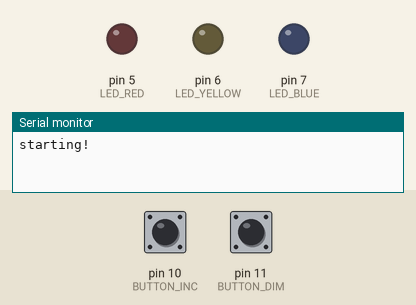
Simulated run of this sketch. Board: Arduino Uno, built with avr-gcc and run on an emulated ATmega328P. Shown: output pins drawn as LEDs (lit = HIGH), the last lines printed to the serial monitor. The test bench sets the inputs (shaded band); at power-on: pin 10 (BUTTON_INC) HIGH, pin 11 (BUTTON_DIM) HIGH.

Above: at 1.2 s.
1.3 s: pin 10 (BUTTON_INC) pulled LOW for 0.15 s
At 2.5 s:
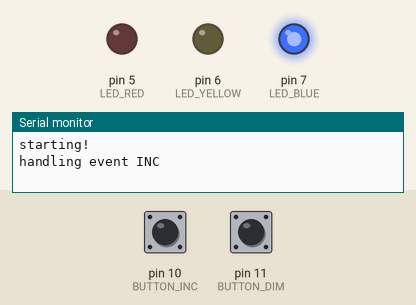
2.9 s: pin 10 (BUTTON_INC) pulled LOW for 1 s
At 4.4 s:
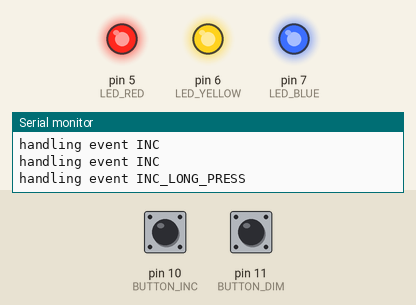
5.4 s: pin 11 (BUTTON_DIM) pulled LOW for 0.15 s
At 5.7 s:
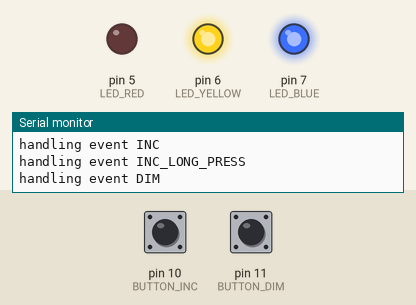
7.0 s: pin 11 (BUTTON_DIM) pulled LOW for 1 s
At 8.9 s:
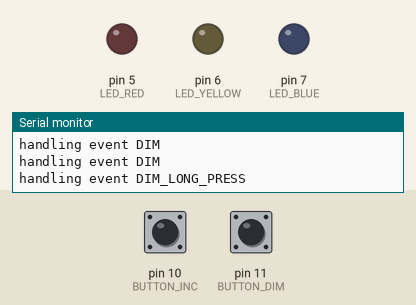
9.5 s: pin 10 (BUTTON_INC) pulled LOW for 3.2 s
At 10.6 s:
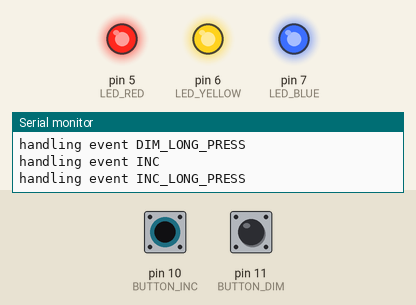
14.2 s: pin 11 (BUTTON_DIM) pulled LOW for 3.2 s
At 15.3 s:
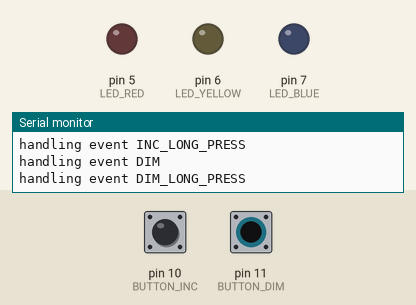
Timing chart, 0 to 17.2 s (numbered marks = the images above; inputs shaded):
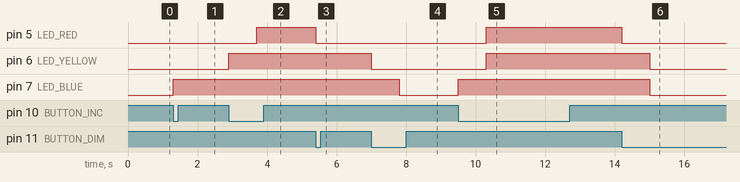

Measured:
- after the input at 1.3 s, pin 7 (LED_BLUE): LOW → HIGH at once
- after the input at 2.9 s, pin 5 (LED_RED): LOW → HIGH after 0.80 s; pin 6 (LED_YELLOW): LOW → HIGH at once
- after the input at 5.4 s, pin 5 (LED_RED): HIGH → LOW at once
- after the input at 7.0 s, pin 6 (LED_YELLOW): HIGH → LOW at once; pin 7 (LED_BLUE): HIGH → LOW after 0.81 s
- after the input at 9.5 s, pin 5 (LED_RED), pin 6 (LED_YELLOW): LOW → HIGH after 0.80 s; pin 7 (LED_BLUE): LOW → HIGH at once
- after the input at 14.2 s, pin 5 (LED_RED): HIGH → LOW at once; pin 6 (LED_YELLOW), pin 7 (LED_BLUE): HIGH → LOW after 0.80 s

The sketch:

button-lights.ino
```cpp
#include "LightController.hpp"

void setup() {
  Serial.begin(115200);
  Serial.println("starting!");
  LightController::setup();
}

void loop() {
  LightController::step();
  delay(5); // needs to be small to detect button presses
}
```

ButtonSm.cpp
```cpp
// Autogenerated with StateSmith 0.9.10-alpha+1f83cb59adcabe0a5a4c8d3e0421027761c28974.
// Algorithm: Balanced1. See https://github.com/StateSmith/StateSmith/wiki/Algorithms

#include "ButtonSm.hpp"
#include "Arduino.h"
#include <stdbool.h> // required for `consume_event` flag
#include <string.h> // for memset

// This function is used when StateSmith doesn't know what the active leaf state is at
// compile time due to sub states or when multiple states need to be exited.
static void exit_up_to_state_handler(ButtonSm* sm, ButtonSm_Func desired_state_exit_handler);

static void ROOT_enter(ButtonSm* sm);

static void ROOT_exit(ButtonSm* sm);

static void NOT_PRESSED_enter(ButtonSm* sm);

static void NOT_PRESSED_exit(ButtonSm* sm);

static void NOT_PRESSED_do(ButtonSm* sm);

static void PRESSED_enter(ButtonSm* sm);

static void PRESSED_exit(ButtonSm* sm);

static void PRESSED_do(ButtonSm* sm);

static void CONFIRMING_LONG_enter(ButtonSm* sm);

static void CONFIRMING_LONG_exit(ButtonSm* sm);

static void CONFIRMING_LONG_do(ButtonSm* sm);

static void LONG_PRESS_enter(ButtonSm* sm);

static void LONG_PRESS_exit(ButtonSm* sm);


// State machine constructor. Must be called before start or dispatch event functions. Not thread safe.
void ButtonSm_ctor(ButtonSm* sm)
{
    memset(sm, 0, sizeof(*sm));
}

// Starts the state machine. Must be called before dispatching events. Not thread safe.
void ButtonSm_start(ButtonSm* sm)
{
    ROOT_enter(sm);
    // ROOT behavior
    // uml: TransitionTo(ROOT.<InitialState>)
    {
        // Step 1: Exit states until we reach `ROOT` state (Least Common Ancestor for transition). Already at LCA, no exiting required.

        // Step 2: Transition action: ``.

        // Step 3: Enter/move towards transition target `ROOT.<InitialState>`.
        // ROOT.<InitialState> is a pseudo state and cannot have an `enter` trigger.

        // ROOT.<InitialState> behavior
        // uml: TransitionTo(NOT_PRESSED)
        {
            // Step 1: Exit states until we reach `ROOT` state (Least Common Ancestor for transition). Already at LCA, no exiting required.

            // Step 2: Transition action: ``.

            // Step 3: Enter/move towards transition target `NOT_PRESSED`.
            NOT_PRESSED_enter(sm);

            // Step 4: complete transition. Ends event dispatch. No other behaviors are checked.
            sm->state_id = ButtonSm_StateId_NOT_PRESSED;
            // No ancestor handles event. Can skip nulling `ancestor_event_handler`.
            return;
        } // end of behavior for ROOT.<InitialState>
    } // end of behavior for ROOT
}

// Dispatches an event to the state machine. Not thread safe.
void ButtonSm_dispatch_event(ButtonSm* sm, ButtonSm_EventId event_id)
{
    ButtonSm_Func behavior_func = sm->current_event_handlers[event_id];

    while (behavior_func != NULL)
    {
        sm->ancestor_event_handler = NULL;
        behavior_func(sm);
        behavior_func = sm->ancestor_event_handler;
    }
}

// This function is used when StateSmith doesn't know what the active leaf state is at
// compile time due to sub states or when multiple states need to be exited.
static void exit_up_to_state_handler(ButtonSm* sm, ButtonSm_Func desired_state_exit_handler)
{
    while (sm->current_state_exit_handler != desired_state_exit_handler)
    {
        sm->current_state_exit_handler(sm);
    }
}


////////////////////////////////////////////////////////////////////////////////
// event handlers for state ROOT
////////////////////////////////////////////////////////////////////////////////

static void ROOT_enter(ButtonSm* sm)
{
    // setup trigger/event handlers
    sm->current_state_exit_handler = ROOT_exit;
}

static void ROOT_exit(ButtonSm* sm)
{
    // State machine root is a special case. It cannot be exited. Mark as unused.
    (void)sm;
}


////////////////////////////////////////////////////////////////////////////////
// event handlers for state NOT_PRESSED
////////////////////////////////////////////////////////////////////////////////

static void NOT_PRESSED_enter(ButtonSm* sm)
{
    // setup trigger/event handlers
    sm->current_state_exit_handler = NOT_PRESSED_exit;
    sm->current_event_handlers[ButtonSm_EventId_DO] = NOT_PRESSED_do;

    // NOT_PRESSED behavior
    // uml: enter / { reset_timer(); }
    {
        // Step 1: execute action `reset_timer();`
        sm->vars.timer_started_at_ms = millis();
    } // end of behavior for NOT_PRESSED
}

static void NOT_PRESSED_exit(ButtonSm* sm)
{
    // adjust function pointers for this state's exit
    sm->current_state_exit_handler = ROOT_exit;
    sm->current_event_handlers[ButtonSm_EventId_DO] = NULL;  // no ancestor listens to this event
}

static void NOT_PRESSED_do(ButtonSm* sm)
{
    // No ancestor state handles `do` event.

    // NOT_PRESSED behavior
    // uml: do [is_pressed \n  && is_debounced] TransitionTo(PRESSED)
    if (sm->vars.input_is_pressed
  && ((millis() - sm->vars.timer_started_at_ms) >= 100))
    {
        // Step 1: Exit states until we reach `ROOT` state (Least Common Ancestor for transition).
        NOT_PRESSED_exit(sm);

        // Step 2: Transition action: ``.

        // Step 3: Enter/move towards transition target `PRESSED`.
        PRESSED_enter(sm);

        // PRESSED.<InitialState> behavior
        // uml: TransitionTo(CONFIRMING_LONG)
        {
            // Step 1: Exit states until we reach `PRESSED` state (Least Common Ancestor for transition). Already at LCA, no exiting required.

            // Step 2: Transition action: ``.

            // Step 3: Enter/move towards transition target `CONFIRMING_LONG`.
            CONFIRMING_LONG_enter(sm);

            // Step 4: complete transition. Ends event dispatch. No other behaviors are checked.
            sm->state_id = ButtonSm_StateId_CONFIRMING_LONG;
            // No ancestor handles event. Can skip nulling `ancestor_event_handler`.
            return;
        } // end of behavior for PRESSED.<InitialState>
    } // end of behavior for NOT_PRESSED
}


////////////////////////////////////////////////////////////////////////////////
// event handlers for state PRESSED
////////////////////////////////////////////////////////////////////////////////

static void PRESSED_enter(ButtonSm* sm)
{
    // setup trigger/event handlers
    sm->current_state_exit_handler = PRESSED_exit;
    sm->current_event_handlers[ButtonSm_EventId_DO] = PRESSED_do;

    // PRESSED behavior
    // uml: enter / { reset_timer();\noutput_event(press); }
    {
        // Step 1: execute action `reset_timer();\noutput_event(press);`
        sm->vars.timer_started_at_ms = millis();
        sm->vars.output_event_press = true;
    } // end of behavior for PRESSED
}

static void PRESSED_exit(ButtonSm* sm)
{
    // adjust function pointers for this state's exit
    sm->current_state_exit_handler = ROOT_exit;
    sm->current_event_handlers[ButtonSm_EventId_DO] = NULL;  // no ancestor listens to this event
}

static void PRESSED_do(ButtonSm* sm)
{
    // No ancestor state handles `do` event.

    // PRESSED behavior
    // uml: do [is_released && is_debounced] / { output_event(release); } TransitionTo(NOT_PRESSED)
    if ((!sm->vars.input_is_pressed) && ((millis() - sm->vars.timer_started_at_ms) >= 100))
    {
        // Step 1: Exit states until we reach `ROOT` state (Least Common Ancestor for transition).
        exit_up_to_state_handler(sm, ROOT_exit);

        // Step 2: Transition action: `output_event(release);`.
        sm->vars.output_event_release = true;

        // Step 3: Enter/move towards transition target `NOT_PRESSED`.
        NOT_PRESSED_enter(sm);

        // Step 4: complete transition. Ends event dispatch. No other behaviors are checked.
        sm->state_id = ButtonSm_StateId_NOT_PRESSED;
        // No ancestor handles event. Can skip nulling `ancestor_event_handler`.
        return;
    } // end of behavior for PRESSED
}


////////////////////////////////////////////////////////////////////////////////
// event handlers for state CONFIRMING_LONG
////////////////////////////////////////////////////////////////////////////////

static void CONFIRMING_LONG_enter(ButtonSm* sm)
{
    // setup trigger/event handlers
    sm->current_state_exit_handler = CONFIRMING_LONG_exit;
    sm->current_event_handlers[ButtonSm_EventId_DO] = CONFIRMING_LONG_do;
}

static void CONFIRMING_LONG_exit(ButtonSm* sm)
{
    // adjust function pointers for this state's exit
    sm->current_state_exit_handler = PRESSED_exit;
    sm->current_event_handlers[ButtonSm_EventId_DO] = PRESSED_do;  // the next ancestor that handles this event is PRESSED
}

static void CONFIRMING_LONG_do(ButtonSm* sm)
{
    // Setup handler for next ancestor that listens to `do` event.
    sm->ancestor_event_handler = PRESSED_do;

    // CONFIRMING_LONG behavior
    // uml: do [timer_ms > 800] TransitionTo(LONG_PRESS)
    if ((millis() - sm->vars.timer_started_at_ms) > 800)
    {
        // Step 1: Exit states until we reach `PRESSED` state (Least Common Ancestor for transition).
        CONFIRMING_LONG_exit(sm);

        // Step 2: Transition action: ``.

        // Step 3: Enter/move towards transition target `LONG_PRESS`.
        LONG_PRESS_enter(sm);

        // Step 4: complete transition. Ends event dispatch. No other behaviors are checked.
        sm->state_id = ButtonSm_StateId_LONG_PRESS;
        sm->ancestor_event_handler = NULL;
        return;
    } // end of behavior for CONFIRMING_LONG
}


////////////////////////////////////////////////////////////////////////////////
// event handlers for state LONG_PRESS
////////////////////////////////////////////////////////////////////////////////

static void LONG_PRESS_enter(ButtonSm* sm)
{
    // setup trigger/event handlers
    sm->current_state_exit_handler = LONG_PRESS_exit;

    // LONG_PRESS behavior
    // uml: enter / { output_event(long); }
    {
        // Step 1: execute action `output_event(long);`
        sm->vars.output_event_long = true;
    } // end of behavior for LONG_PRESS
}

static void LONG_PRESS_exit(ButtonSm* sm)
{
    // adjust function pointers for this state's exit
    sm->current_state_exit_handler = PRESSED_exit;
}

// Thread safe.
char const * ButtonSm_state_id_to_string(ButtonSm_StateId id)
{
    switch (id)
    {
        case ButtonSm_StateId_ROOT: return "ROOT";
        case ButtonSm_StateId_NOT_PRESSED: return "NOT_PRESSED";
        case ButtonSm_StateId_PRESSED: return "PRESSED";
        case ButtonSm_StateId_CONFIRMING_LONG: return "CONFIRMING_LONG";
        case ButtonSm_StateId_LONG_PRESS: return "LONG_PRESS";
        default: return "?";
    }
}

// Thread safe.
char const * ButtonSm_event_id_to_string(ButtonSm_EventId id)
{
    switch (id)
    {
        case ButtonSm_EventId_DO: return "DO";
        default: return "?";
    }
}
```

ButtonSm.hpp
```cpp
// Autogenerated with StateSmith 0.9.10-alpha+1f83cb59adcabe0a5a4c8d3e0421027761c28974.
// Algorithm: Balanced1. See https://github.com/StateSmith/StateSmith/wiki/Algorithms

#pragma once
#include <stdint.h>

typedef enum __attribute__((packed)) ButtonSm_EventId
{
    ButtonSm_EventId_DO = 0, // The `do` event is special. State event handlers do not consume this event (ancestors all get it too) unless a transition occurs.
} ButtonSm_EventId;

enum
{
    ButtonSm_EventIdCount = 1
};

typedef enum __attribute__((packed)) ButtonSm_StateId
{
    ButtonSm_StateId_ROOT = 0,
    ButtonSm_StateId_NOT_PRESSED = 1,
    ButtonSm_StateId_PRESSED = 2,
    ButtonSm_StateId_CONFIRMING_LONG = 3,
    ButtonSm_StateId_LONG_PRESS = 4,
} ButtonSm_StateId;

enum
{
    ButtonSm_StateIdCount = 5
};


// Generated state machine
// forward declaration
typedef struct ButtonSm ButtonSm;

// State machine variables. Can be used for inputs, outputs, user variables...
typedef struct ButtonSm_Vars
{
    // Note! This example below uses bit fields just to show that you can. They aren't required.

    // This can be made to be 11 bits if RAM is at a premium. See laser tag menu example.
    uint32_t timer_started_at_ms;

    uint16_t input_is_pressed : 1;     // input
    uint16_t output_event_press : 1;   // output
    uint16_t output_event_release : 1; // output
    uint16_t output_event_long : 1;    // output
} ButtonSm_Vars;


// event handler type
typedef void (*ButtonSm_Func)(ButtonSm* sm);

// State machine constructor. Must be called before start or dispatch event functions. Not thread safe.
void ButtonSm_ctor(ButtonSm* sm);

// Starts the state machine. Must be called before dispatching events. Not thread safe.
void ButtonSm_start(ButtonSm* sm);

// Dispatches an event to the state machine. Not thread safe.
void ButtonSm_dispatch_event(ButtonSm* sm, ButtonSm_EventId event_id);

// Thread safe.
char const * ButtonSm_state_id_to_string(ButtonSm_StateId id);

// Thread safe.
char const * ButtonSm_event_id_to_string(ButtonSm_EventId id);

// Generated state machine
struct ButtonSm
{
    // Used internally by state machine. Feel free to inspect, but don't modify.
    ButtonSm_StateId state_id;

    // Used internally by state machine. Don't modify.
    ButtonSm_Func ancestor_event_handler;

    // Used internally by state machine. Don't modify.
    ButtonSm_Func current_event_handlers[ButtonSm_EventIdCount];

    // Used internally by state machine. Don't modify.
    ButtonSm_Func current_state_exit_handler;

    // Variables. Can be used for inputs, outputs, user variables...
    ButtonSm_Vars vars;
};
```

LightController.cpp
```cpp
#include "LightController.hpp"
#include <Arduino.h>
#include "ButtonSm.hpp"
#include "LightSm.hpp"

///////////////////////////////////////////// CONSTANTS /////////////////////////////////////////////

static const int LED_BLUE = 7;
static const int LED_YELLOW = 6;
static const int LED_RED = 5;

static const int BUTTON_DIM = 11;
static const int BUTTON_INC = 10;


///////////////////////////////////////////// PROTOTYPES /////////////////////////////////////////////

static void handle_dim_button_events(void);
static void handle_inc_button_events(void);


///////////////////////////////////////////// LOCAL VARS /////////////////////////////////////////////

static ButtonSm button_dim;
static ButtonSm button_inc;
static LightSm light_sm;


///////////////////////////////////////////// FUNCTIONS /////////////////////////////////////////////

void LightController::setup()
{
    pinMode(LED_BLUE, OUTPUT);
    pinMode(LED_YELLOW, OUTPUT);
    pinMode(LED_RED, OUTPUT);

    pinMode(BUTTON_DIM, INPUT_PULLUP);
    pinMode(BUTTON_INC, INPUT_PULLUP);

    // Initialize state machines
    ButtonSm_ctor(&button_dim);
    ButtonSm_ctor(&button_inc);
    LightSm_ctor(&light_sm);

    // Start state machines
    ButtonSm_start(&button_dim);
    ButtonSm_start(&button_inc);
    LightSm_start(&light_sm);
}

void LightController::step()
{
    button_dim.vars.input_is_pressed = digitalRead(BUTTON_DIM) == LOW;
    ButtonSm_dispatch_event(&button_dim, ButtonSm_EventId_DO);

    button_inc.vars.input_is_pressed = digitalRead(BUTTON_INC) == LOW;
    ButtonSm_dispatch_event(&button_inc, ButtonSm_EventId_DO);

    handle_dim_button_events();
    handle_inc_button_events();
}

void LightController::light_off()
{
    digitalWrite(LED_BLUE, LOW);
    digitalWrite(LED_YELLOW, LOW);
    digitalWrite(LED_RED, LOW);
}

void LightController::light_1()
{
    digitalWrite(LED_BLUE, HIGH);
    digitalWrite(LED_YELLOW, LOW);
    digitalWrite(LED_RED, LOW);
}

void LightController::light_2()
{
    digitalWrite(LED_BLUE, HIGH);
    digitalWrite(LED_YELLOW, HIGH);
    digitalWrite(LED_RED, LOW);
}

void LightController::light_3()
{
    digitalWrite(LED_BLUE, HIGH);
    digitalWrite(LED_YELLOW, HIGH);
    digitalWrite(LED_RED, HIGH);
}


static void handle_dim_button_events(void)
{
    if (button_dim.vars.output_event_press)
    {
        Serial.println("handling event DIM");
        LightSm_dispatch_event(&light_sm, LightSm_EventId_DIM);
        button_dim.vars.output_event_press = 0;
    }

    if (button_dim.vars.output_event_long)
    {
        Serial.println("handling event DIM_LONG_PRESS");
        LightSm_dispatch_event(&light_sm, LightSm_EventId_DIM_LONG_PRESS);
        button_dim.vars.output_event_long = 0;
    }
}

static void handle_inc_button_events(void)
{
    if (button_inc.vars.output_event_press)
    {
        Serial.println("handling event INC");
        LightSm_dispatch_event(&light_sm, LightSm_EventId_INC);
        button_inc.vars.output_event_press = 0;
    }

    if (button_inc.vars.output_event_long)
    {
        Serial.println("handling event INC_LONG_PRESS");
        LightSm_dispatch_event(&light_sm, LightSm_EventId_INC_LONG_PRESS);
        button_inc.vars.output_event_long = 0;
    }
}
```

LightController.hpp
```cpp
#pragma once

class LightController {
public:
    static void setup();
    static void step();
    static void light_off();
    static void light_1();
    static void light_2();
    static void light_3();
};
```

Source omitted: LightSm.cpp (16481 bytes), LightSm.hpp (1941 bytes)
